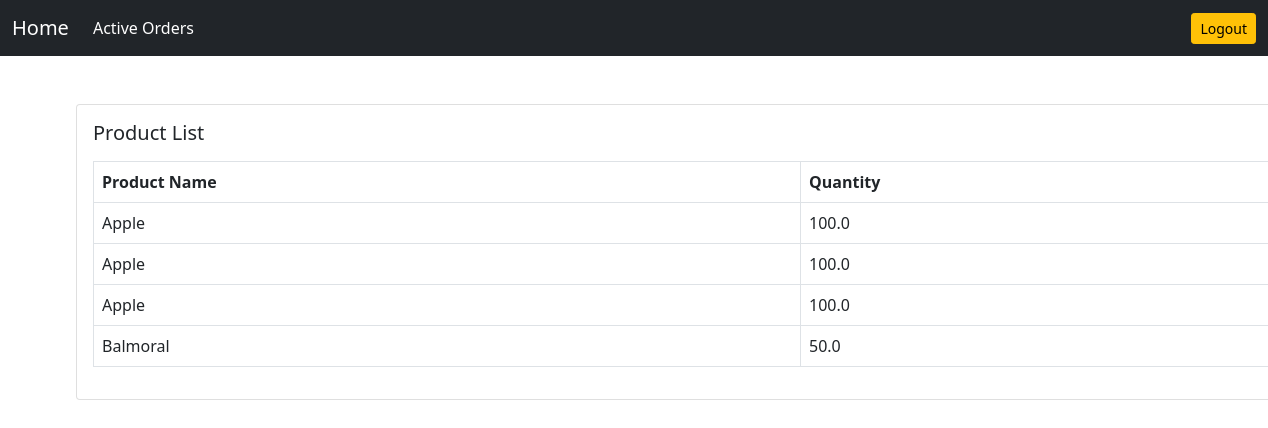
The app's page /products/products-dashboard/ with its own data.
### products/models.py (models this page shows)
class Producer(models.Model):
    producer = models.ForeignKey(User, on_delete=models.CASCADE)
    brand_name = models.CharField(max_length=100)
    stock = models.FloatField()
    is_verified = models.BooleanField(default=False)  # Whether the delivery is verified
    is_accepted = models.BooleanField(default=False)  # Whether the delivery request is accepted
    is_rejected = models.BooleanField(default=False)  # Whether the delivery request is rejected

### products/views.py (the view)
# urls.py: path('products-dashboard/', views.product_list, name='products-dashboard'),
def product_list(request):
    products = Producer.objects.all()
    context = {'products': products}
    return render(request, 'products/products_dashboard.html', context)

### templates/products/products_dashboard.html
{% extends 'base.html' %}
{% block content %}
<div class="card mx-auto" style="width: 76rem;">
    <div class="card-body">
        <h5 class="card-title mb-3">Product List</h5>
        <table class="table table-bordered">
            <thead>
                <tr>
                    <th scope="col">Product Name</th>
                    <th scope="col">Quantity</th>
                </tr>
            </thead>
            <tbody>
                {% for product in products %}
                <tr>
                    <td>{{ product.brand_name }}</td>
                    <td>{{ product.stock }}</td>
                </tr>
                {% empty %}
                <tr>
                    <td colspan="2">No products available.</td>
                </tr>
                {% endfor %}
            </tbody>
        </table>
    </div>
</div>
{% endblock content %}

### records on screen
Producer: brand_name "Apple", stock "100.0"
Producer: brand_name "Apple", stock "100.0"
Producer: brand_name "Apple", stock "100.0"
Producer: brand_name "Balmoral", stock "50.0"
